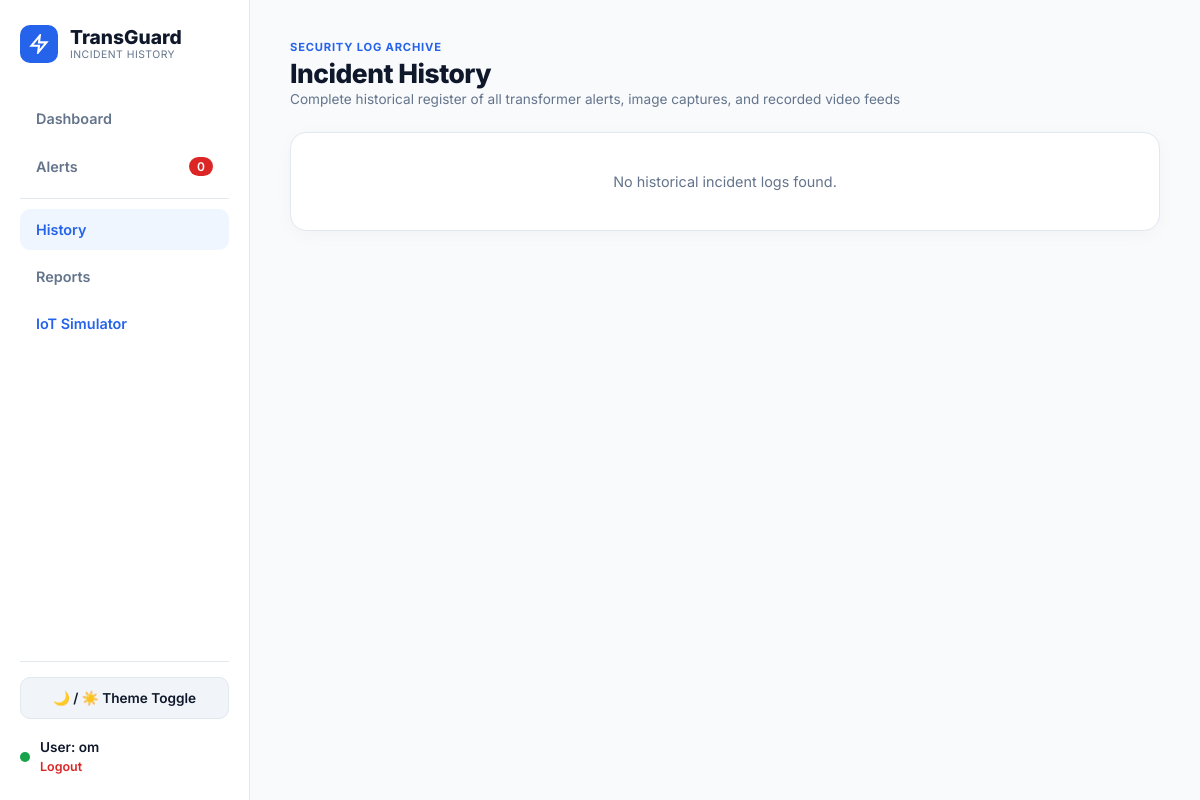
Page /history (signed in) on the earlier database version.
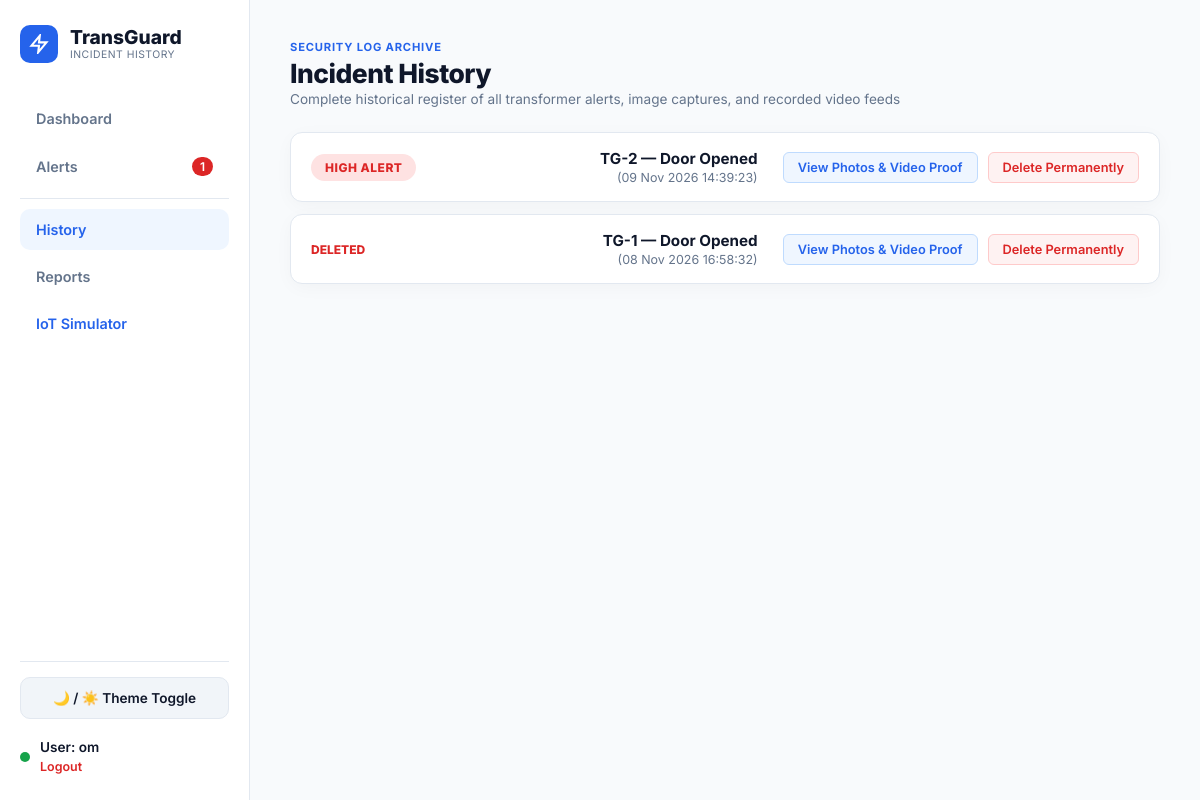
Same page on the later database version.
### tables this page shows
CREATE TABLE users (
            id INTEGER PRIMARY KEY AUTOINCREMENT,
            username TEXT UNIQUE NOT NULL,
            password TEXT NOT NULL,
            email TEXT NOT NULL,
            phone TEXT NOT NULL,
            location TEXT NOT NULL,
            role TEXT DEFAULT 'Owner',
            created_at TIMESTAMP DEFAULT CURRENT_TIMESTAMP
        );

CREATE TABLE captured_videos (id INTEGER PRIMARY KEY AUTOINCREMENT, incident_id INTEGER, file_path TEXT, created_at TIMESTAMP DEFAULT CURRENT_TIMESTAMP);

CREATE TABLE incidents (
            id INTEGER PRIMARY KEY AUTOINCREMENT,
            user_id INTEGER NOT NULL,
            transformer_id TEXT NOT NULL,
            incident_type TEXT NOT NULL,
            detected_time TEXT NOT NULL,
            threat_level TEXT DEFAULT 'PENDING',
            owner_response TEXT DEFAULT 'PENDING',
            status TEXT DEFAULT 'ACTIVE',
            live_feed_status TEXT DEFAULT 'STOPPED',
            evidence_status TEXT DEFAULT 'IN_PROGRESS',
            FOREIGN KEY (user_id) REFERENCES users (id) ON DELETE CASCADE
        );

### app.py (the view)
@app.route('/history')
def history():
    user = get_current_user()
    if not user:
        return redirect(url_for('login'))
    conn = get_db()
    seq_map = get_user_incident_seq_map(conn, user['id'])
    incidents = conn.execute("SELECT * FROM incidents WHERE user_id = ? ORDER BY id DESC", (user['id'],)).fetchall()
    history_details = []
    for inc in incidents:
        imgs = conn.execute("SELECT * FROM captured_images WHERE incident_id = ? ORDER BY id ASC", (inc['id'],)).fetchall()
        video_row = conn.execute("SELECT file_path FROM captured_videos WHERE incident_id = ? ORDER BY id DESC LIMIT 1", (inc['id'],)).fetchone()
        video_path = video_row['file_path'] if video_row else None
        history_details.append({"incident": inc, "user_seq": seq_map.get(inc['id'], inc['id']), "images": imgs, "video_path": video_path})
    alert_count = conn.execute("SELECT COUNT(*) as count FROM alerts WHERE user_id = ? AND status = 'ACTIVE'", (user['id'],)).fetchone()['count']
    conn.close()
    wokwi_url = os.getenv("WOKWI_PROJECT_URL", "https://wokwi.com")
    return render_template('history.html', user=user, history_details=history_details, alert_count=alert_count, wokwi_url=wokwi_url)

### app.py (called while the page is built)
def get_current_user():
    if 'user_id' not in session:
        return None
    conn = get_db()
    user = conn.execute(
        "SELECT id, username, email, owner_name, discom_name, phone, location, role FROM users WHERE id = ?",
        (session['user_id'],)
    ).fetchone()
    conn.close()
    return user

def get_user_incident_seq_map(conn, user_id):
    rows = conn.execute("SELECT id FROM incidents WHERE user_id = ? ORDER BY id ASC", (user_id,)).fetchall()
    return {row['id']: idx for idx, row in enumerate(rows, start=1)}

### database/database.py (called while the page is built)
def get_db():
    conn = sqlite3.connect(DB_PATH)
    conn.row_factory = sqlite3.Row
    conn.execute("PRAGMA foreign_keys = ON;")
    return conn

### templates/history.html (shortened to what this page needs)
<!DOCTYPE html>
<html lang="en">
<head>
    <link rel="stylesheet" href="{{ url_for('static', filename='style.css') }}">
</head>
<body>
    <div class="app-container">
        <div class="sidebar">
            <div>
                <div class="brand">
                    <div class="brand-icon">
                        <svg width="20" height="20" viewBox="0 0 24 24" fill="none" stroke="currentColor" stroke-width="2.5">
                            <polygon points="13 2 3 14 12 14 11 22 21 10 12 10 13 2"></polygon>
                        </svg>
                    </div>
                    <div class="brand-text">
                        <h2>TransGuard</h2>
                        <p>INCIDENT HISTORY</p>
                    </div>
                </div>
                <ul class="nav-links">
                    <li><a href="/dashboard">Dashboard</a></li>
                    <li><a href="/alerts">Alerts <span id="alert-count-badge" class="nav-badge">{{ alert_count }}</span></a></li>
                    <div class="badge-divider-line"></div>
                    <li><a href="/history" class="active">History</a></li>
                    <li><a href="/report">Reports</a></li>
                    <li><a href="/simulator" style="color: var(--accent-blue);">IoT Simulator</a></li>
                </ul>
            </div>
            <div class="sidebar-user-block">
                <button onclick="toggleTheme()" class="btn-action-secondary" style="margin-bottom: 10px;">🌙 / ☀️ Theme Toggle</button>
                <div style="display: flex; align-items: center; gap: 10px;">
                    <div class="user-status-dot"></div>
                    <div>
                        <p class="user-name">User: {{ user.username }}</p>
                        <a href="/logout" class="logout-link">Logout</a>
                    </div>
                </div>
            </div>
        </div>
        <div class="main-content">
            <div class="top-header">
                <div class="page-title">
                    <span class="category-subtitle">SECURITY LOG ARCHIVE</span>
                    <h1>Incident History</h1>
                    <p>Complete historical register of all transformer alerts, image captures, and recorded video feeds</p>
                </div>
            </div>
            <div style="display: flex; flex-direction: column;">
                {% for item in history_details %}
                <div class="alert-bar-row">
                    <div class="alert-bar-left">
                        {% if item.incident.status == 'DELETED' %}
                            <span class="status-deleted-tag">DELETED</span>
                        {% elif item.incident.threat_level == 'HIGH' %}
                            <span class="alert-pill-high">HIGH ALERT</span>
                        {% else %}
                            <span class="alert-pill-low">LOW ALERT</span>
                        {% endif %}
                    </div>
                    <div class="alert-bar-right-group">
                        <div class="alert-bar-info">
                            <span class="alert-bar-title">TG-{{ item.user_seq }} — {{ item.incident.incident_type }}</span>
                            <span class="alert-bar-time">({{ item.incident.detected_time }})</span>
                        </div>
                        <div class="alert-bar-actions">
                            <button class="btn-sm-view" onclick="document.getElementById('hist-modal-{{ item.incident.id }}').style.display='flex'">
                                View Photos & Video Proof
                            </button>
                            <button class="btn-sm-delete" onclick="permanentDeleteHistory({{ item.incident.id }})">Delete Permanently</button>
                        </div>
                    </div>
                </div>
                {% else %}
                <div class="card" style="text-align: center; padding: 40px;">
                    <p style="color: var(--text-secondary); font-size: 0.9rem;">No historical incident logs found.</p>
                </div>
                {% endfor %}
            </div>
        </div>
    </div>
</body>
</html>

Differences in the rows shown:
added captured_videos: shows "HIGH ALERT", user_seq "2", incident.incident_type "Door Opened", incident.detected_time "09 Nov 2026 14:39:23"
added captured_videos: shows "DELETED", user_seq "1", incident.incident_type "Door Opened", incident.detected_time "08 Nov 2026 16:58:32"
Other differences:
{{ alert_count }}: "0" → "1"
text no longer shown: "No historical incident logs found."
